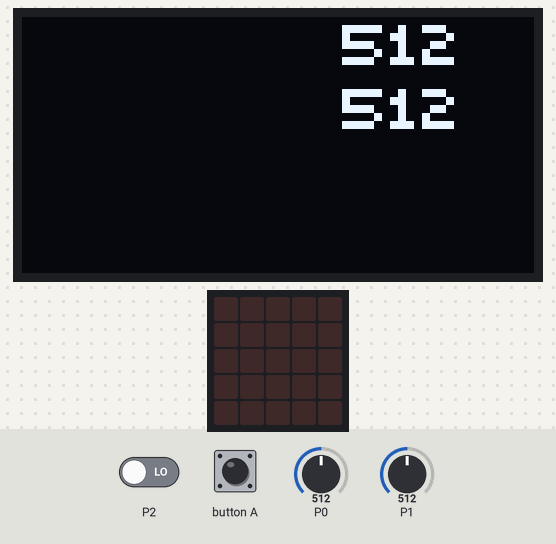
This program was run on a simulated BBC micro:bit (MakeCode). On the bench: 128×64 one-colour display, the board's 5×5 LED display. Inputs (shaded band) come from the test bench; at power-on: P0 = 512, P1 = 512, P2 LOW (analog values on the 0–1023 scale). No radio messages arrive unless stated (any console line starting 'radio sent:' is added by the test bench); what the program prints to the serial console is not drawn.

Above: at 5.0 s.
5.1 s: button A pressed for 0.15 s
At 5.7 s:
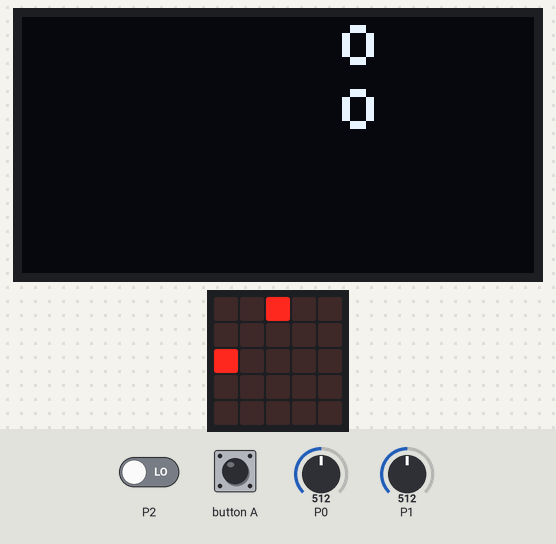
8.2 s: P0 set to 716
At 9.3 s:
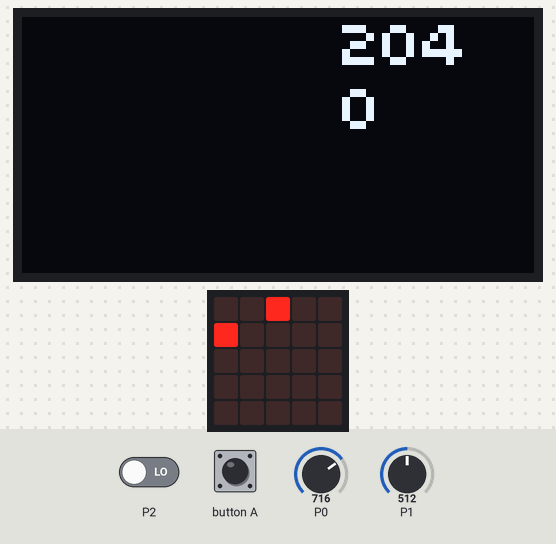
9.7 s: P1 set to 716
At 11.2 s:
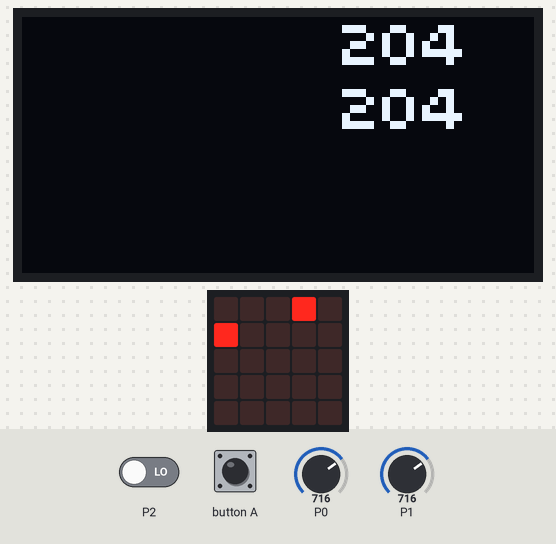
11.5 s: P0 set to 900
At 12.5 s:
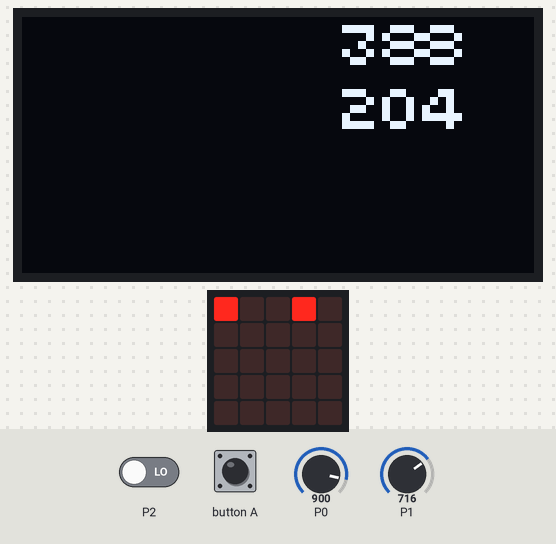
14.5 s: P1 set to 900
At 15.9 s:
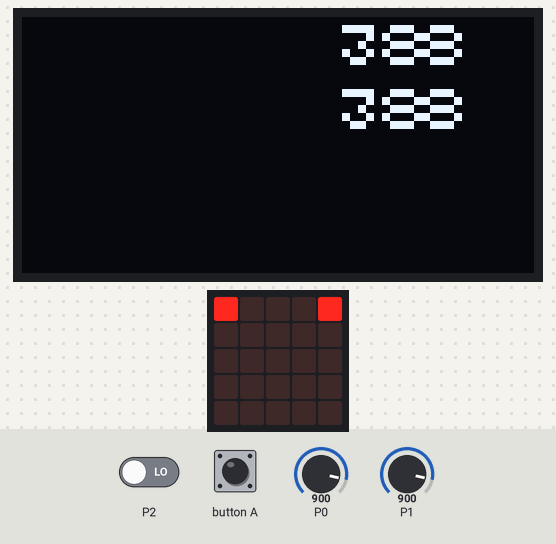
17.5 s: P0 set to 511
At 18.0 s:
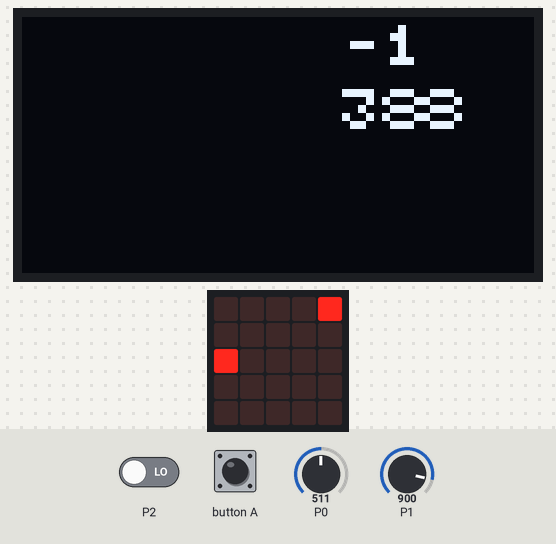
Timing chart, 0 to 20.0 s (numbered marks = the images above; inputs shaded):
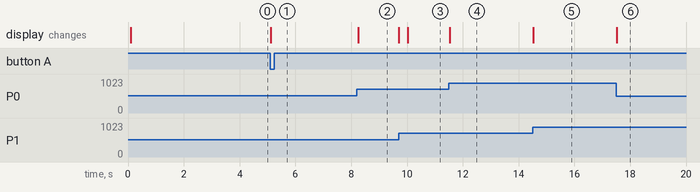

The program:

main.ts
```typescript
let Ypos = 0
let Xpos = 0
let Button2 = 0
let Yas = 0
let Xas = 0
radio.setGroup(1)
radio.setTransmitPower(7)
OLED12864_I2C.init(60)
let Xoffset = 0
let Yoffset = 0
for (let index = 0; index < 10; index++) {
    Xoffset = Xoffset + pins.analogReadPin(AnalogPin.P0)
    Yoffset = Yoffset + pins.analogReadPin(AnalogPin.P1)
}
Xoffset = Xoffset - Xoffset % 10
Xoffset = Xoffset / 10
Yoffset = Yoffset - Yoffset % 10
Yoffset = Yoffset / 10
OLED12864_I2C.showNumber(
8,
0,
Xoffset,
1
)
OLED12864_I2C.showNumber(
8,
1,
Yoffset,
1
)
while (input.buttonIsPressed(Button.A) == false) {

}
basic.forever(function () {
    Xas = pins.analogReadPin(AnalogPin.P0)
    Yas = pins.analogReadPin(AnalogPin.P1)
    Button2 = pins.digitalReadPin(DigitalPin.P2)
    Yas = Yas - Yoffset
    Xas = Xas - Xoffset
    Xpos = (Xas + Xoffset) / 200
    Xpos = 5 - Xpos
    if (Xpos < 0) {
        Xpos = 0
    } else if (Xpos > 4) {
        Xpos = 4
    }
    led.unplot(0, 0)
    led.unplot(0, 1)
    led.unplot(0, 2)
    led.unplot(0, 3)
    led.unplot(0, 4)
    led.plot(0, Xpos)
    Ypos = (Yas + Yoffset) / 200
    Ypos = 0 + Ypos
    if (Ypos < 0) {
        Ypos = 0
    } else if (Ypos > 4) {
        Ypos = 4
    }
    led.unplot(1, 0)
    led.unplot(2, 0)
    led.unplot(3, 0)
    led.unplot(4, 0)
    led.plot(Ypos, 0)
    OLED12864_I2C.showString(
    8,
    0,
    "    ",
    1
    )
    OLED12864_I2C.showString(
    8,
    1,
    "    ",
    1
    )
    OLED12864_I2C.showNumber(
    8,
    0,
    Xas,
    1
    )
    OLED12864_I2C.showNumber(
    8,
    1,
    Yas,
    1
    )
    radio.sendValue("X", Xas)
    radio.sendValue("Y", Yas)
    radio.sendValue("B", Button2)
})
```

test.ts
```typescript
// tests gaan hier; deze zal niet worden gecompileerd wanneer dit pakket wordt gebruikt als extensie.
```

Measured:
- after the input at 5.1 s, the display: changes at once (image 1)
- after the input at 8.2 s, the display: changes after 0.05 s (image 2)
- after the input at 9.7 s, the display: first changes at once (image 3 shows a later state)
- after the input at 11.5 s, the display: changes at once (image 4)
- after the input at 14.5 s, the display: changes at once (image 5)
- after the input at 17.5 s, the display: changes at once (image 6)
